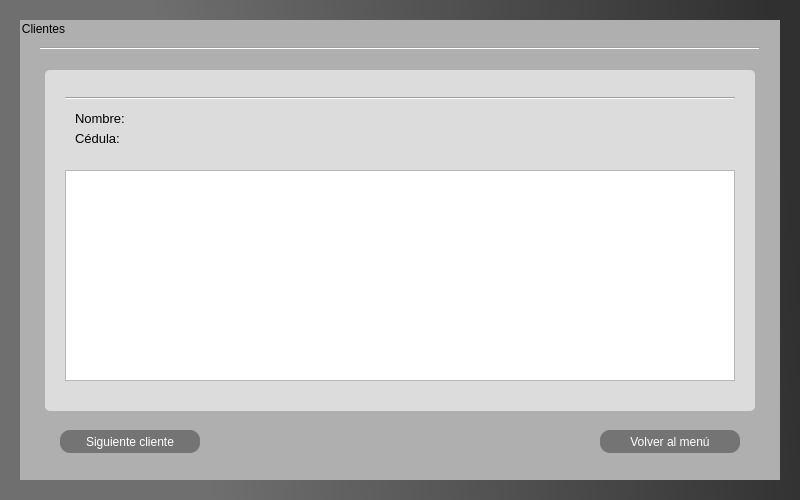
<?xml version="1.0" encoding="UTF-8"?>
<ui version="4.0">
 <class>MainWindow</class>
 <widget class="QMainWindow" name="MainWindow">
  <property name="geometry">
   <rect>
    <x>0</x>
    <y>0</y>
    <width>800</width>
    <height>500</height>
   </rect>
  </property>
  <property name="minimumSize">
   <size>
    <width>800</width>
    <height>500</height>
   </size>
  </property>
  <property name="maximumSize">
   <size>
    <width>800</width>
    <height>500</height>
   </size>
  </property>
  <property name="windowTitle">
   <string>MainWindow</string>
  </property>
  <property name="styleSheet">
   <string notr="true">QWidget#centralwidget{background-color: qlineargradient(spread:pad, x1:0, y1:0.625, x2:1, y2:0.551, stop:0.232955 rgba(111, 111, 111, 255), stop:1 rgba(74, 74, 74, 255));
background-color: qlineargradient(spread:pad, x1:0, y1:0.625, x2:1, y2:0.551, stop:0.232955 rgba(111, 111, 111, 255), stop:1 rgba(48, 48, 48, 255));}</string>
  </property>
  <widget class="QWidget" name="centralwidget">
   <widget class="QGroupBox" name="groupBox_2">
    <property name="geometry">
     <rect>
      <x>20</x>
      <y>20</y>
      <width>760</width>
      <height>460</height>
     </rect>
    </property>
    <property name="cursor">
     <cursorShape>ArrowCursor</cursorShape>
    </property>
    <property name="styleSheet">
     <string notr="true">QWidget#groupBox_2{background-color: qlineargradient(spread:pad, x1:0, y1:0.625, x2:1, y2:0.551, stop:0 rgba(175, 175, 175, 255));
font: 12pt &quot;MS Shell Dlg 2&quot;;
border: none;;}

</string>
    </property>
    <property name="title">
     <string>Clientes</string>
    </property>
    <property name="alignment">
     <set>Qt::AlignLeading|Qt::AlignLeft|Qt::AlignVCenter</set>
    </property>
    <property name="flat">
     <bool>false</bool>
    </property>
    <widget class="Line" name="line">
     <property name="geometry">
      <rect>
       <x>20</x>
       <y>20</y>
       <width>720</width>
       <height>16</height>
      </rect>
     </property>
     <property name="autoFillBackground">
      <bool>false</bool>
     </property>
     <property name="orientation">
      <enum>Qt::Horizontal</enum>
     </property>
    </widget>
    <widget class="QGroupBox" name="groupBox_3">
     <property name="geometry">
      <rect>
       <x>25</x>
       <y>50</y>
       <width>710</width>
       <height>341</height>
      </rect>
     </property>
     <property name="cursor">
      <cursorShape>ArrowCursor</cursorShape>
     </property>
     <property name="styleSheet">
      <string notr="true">QWidget#groupBox_3{
	background-color: qlineargradient(spread:pad, x1:0, y1:0, x2:1, y2:1, stop:1 rgba(220, 220, 220, 255));
font: 12pt &quot;MS Shell Dlg 2&quot;;
border: none;
border-radius: 5px;}

</string>
     </property>
     <property name="title">
      <string/>
     </property>
     <property name="alignment">
      <set>Qt::AlignLeading|Qt::AlignLeft|Qt::AlignVCenter</set>
     </property>
     <property name="flat">
      <bool>false</bool>
     </property>
     <widget class="Line" name="line_2">
      <property name="geometry">
       <rect>
        <x>20</x>
        <y>20</y>
        <width>670</width>
        <height>16</height>
       </rect>
      </property>
      <property name="autoFillBackground">
       <bool>false</bool>
      </property>
      <property name="orientation">
       <enum>Qt::Horizontal</enum>
      </property>
     </widget>
     <widget class="QListWidget" name="listWidget">
      <property name="geometry">
       <rect>
        <x>20</x>
        <y>100</y>
        <width>670</width>
        <height>211</height>
       </rect>
      </property>
     </widget>
     <widget class="QLabel" name="label">
      <property name="geometry">
       <rect>
        <x>30</x>
        <y>40</y>
        <width>51</width>
        <height>16</height>
       </rect>
      </property>
      <property name="font">
       <font>
        <pointsize>10</pointsize>
       </font>
      </property>
      <property name="text">
       <string>Nombre:</string>
      </property>
     </widget>
     <widget class="QLabel" name="label_2">
      <property name="geometry">
       <rect>
        <x>30</x>
        <y>60</y>
        <width>51</width>
        <height>16</height>
       </rect>
      </property>
      <property name="font">
       <font>
        <pointsize>10</pointsize>
       </font>
      </property>
      <property name="text">
       <string>Cédula:</string>
      </property>
     </widget>
     <widget class="QLabel" name="nombreClienteLabel">
      <property name="geometry">
       <rect>
        <x>90</x>
        <y>40</y>
        <width>581</width>
        <height>16</height>
       </rect>
      </property>
      <property name="text">
       <string/>
      </property>
     </widget>
     <widget class="QLabel" name="cedulaClienteLabel">
      <property name="geometry">
       <rect>
        <x>80</x>
        <y>60</y>
        <width>581</width>
        <height>16</height>
       </rect>
      </property>
      <property name="text">
       <string/>
      </property>
     </widget>
    </widget>
    <widget class="QPushButton" name="volverMenuBoton">
     <property name="geometry">
      <rect>
       <x>580</x>
       <y>410</y>
       <width>140</width>
       <height>23</height>
      </rect>
     </property>
     <property name="cursor">
      <cursorShape>PointingHandCursor</cursorShape>
     </property>
     <property name="styleSheet">
      <string notr="true">QWidget#volverMenuBoton{border-radius:10px;
color: rgb(255, 255, 255);
background-color: qlineargradient(spread:pad, x1:0, y1:0.625, x2:1, y2:0.551, stop:0 rgba(116, 116, 116, 255));
border: 1px;
border-color: qlineargradient(spread:pad, x1:0, y1:0, x2:1, y2:1, stop:1 rgba(220, 220, 220, 255));}
QWidget#volverMenuBoton:hover{
	background-color: qlineargradient(spread:pad, x1:0, y1:0, x2:1, y2:1, stop:0 rgba(240, 240, 240, 255));
	color: rgb(68, 68, 68);
	border-color: rgb(68, 68, 68);
	shadow: large;
}</string>
     </property>
     <property name="text">
      <string>Volver al menú</string>
     </property>
    </widget>
    <widget class="QPushButton" name="siguienteClienteBoton">
     <property name="geometry">
      <rect>
       <x>40</x>
       <y>410</y>
       <width>140</width>
       <height>23</height>
      </rect>
     </property>
     <property name="cursor">
      <cursorShape>PointingHandCursor</cursorShape>
     </property>
     <property name="styleSheet">
      <string notr="true">QWidget#siguienteClienteBoton{border-radius:10px;
color: rgb(255, 255, 255);
background-color: qlineargradient(spread:pad, x1:0, y1:0.625, x2:1, y2:0.551, stop:0 rgba(116, 116, 116, 255));
border: 1px;
border-color: qlineargradient(spread:pad, x1:0, y1:0, x2:1, y2:1, stop:1 rgba(220, 220, 220, 255));}
QWidget#siguienteClienteBoton:hover{
	background-color: qlineargradient(spread:pad, x1:0, y1:0, x2:1, y2:1, stop:0 rgba(240, 240, 240, 255));
	color: rgb(68, 68, 68);
	border-color: rgb(68, 68, 68);
	shadow: large;
}</string>
     </property>
     <property name="text">
      <string>Siguiente cliente</string>
     </property>
    </widget>
   </widget>
  </widget>
 </widget>
 <resources/>
 <connections/>
</ui>
